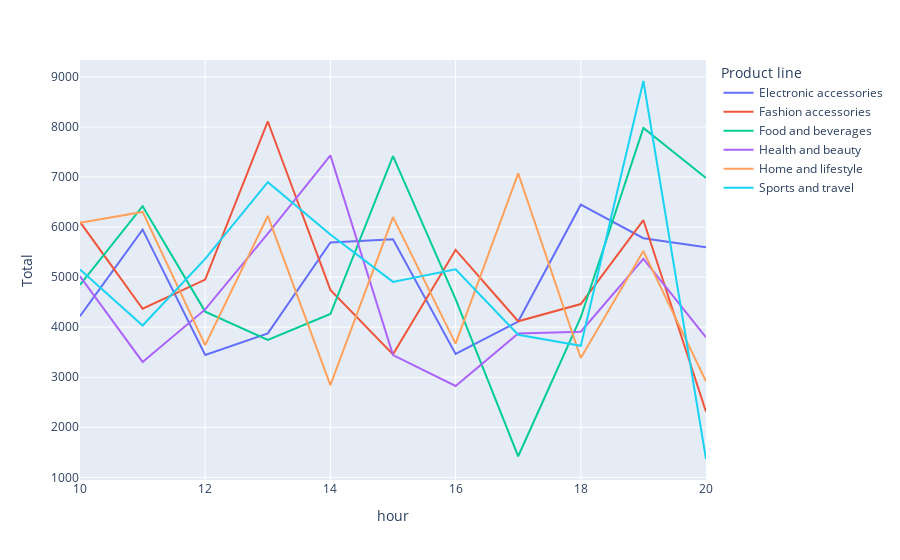

The notebook cell this image was saved under:
### Code cell
df_ = (
    df
    .groupby(['hour','Product line'],as_index=False)
    ['Total']
    .sum()
)
px.line(
    df_,
    x = 'hour',
    y = 'Total',
    color = 'Product line'
)

### Figure 1 — Plotly figure (JSON) as saved in the notebook; plotly's stock layout.template omitted (floating-point values rounded to 4 significant figures)
{"data": [{"hovertemplate": "Product line=Electronic accessories<br>hour=%{x}<br>Total=%{y}<extra></extra>", "legendgroup": "Electronic accessories", "line": {"color": "#636efa", "dash": "solid"}, "marker": {"symbol": "circle"}, "mode": "lines", "name": "Electronic accessories", "orientation": "v", "showlegend": true, "type": "scatter", "x": [10, 11, 12, 13, 14, 15, 16, 17, 18, 19, 20], "xaxis": "x", "y": [4218.0, 5950.0, 3443.0, 3877.0, 5694.0, 5757.0, 3466.0, 4112.0, 6447.0, 5777.0, 5597.0], "yaxis": "y"}, {"hovertemplate": "Product line=Fashion accessories<br>hour=%{x}<br>Total=%{y}<extra></extra>", "legendgroup": "Fashion accessories", "line": {"color": "#EF553B", "dash": "solid"}, "marker": {"symbol": "circle"}, "mode": "lines", "name": "Fashion accessories", "orientation": "v", "showlegend": true, "type": "scatter", "x": [10, 11, 12, 13, 14, 15, 16, 17, 18, 19, 20], "xaxis": "x", "y": [6103.0, 4369.0, 4951.0, 8109.0, 4745.0, 3457.0, 5545.0, 4118.0, 4462.0, 6137.0, 2310.0], "yaxis": "y"}, {"hovertemplate": "Product line=Food and beverages<br>hour=%{x}<br>Total=%{y}<extra></extra>", "legendgroup": "Food and beverages", "line": {"color": "#00cc96", "dash": "solid"}, "marker": {"symbol": "circle"}, "mode": "lines", "name": "Food and beverages", "orientation": "v", "showlegend": true, "type": "scatter", "x": [10, 11, 12, 13, 14, 15, 16, 17, 18, 19, 20], "xaxis": "x", "y": [4844.0, 6417.0, 4311.0, 3748.0, 4263.0, 7418.0, 4563.0, 1421.0, 4199.0, 7981.0, 6980.0], "yaxis": "y"}, {"hovertemplate": "Product line=Health and beauty<br>hour=%{x}<br>Total=%{y}<extra></extra>", "legendgroup": "Health and beauty", "line": {"color": "#ab63fa", "dash": "solid"}, "marker": {"symbol": "circle"}, "mode": "lines", "name": "Health and beauty", "orientation": "v", "showlegend": true, "type": "scatter", "x": [10, 11, 12, 13, 14, 15, 16, 17, 18, 19, 20], "xaxis": "x", "y": [5018.0, 3306.0, 4355.0, 5869.0, 7432.0, 3443.0, 2825.0, 3872.0, 3910.0, 5365.0, 3799.0], "yaxis": "y"}, {"hovertemplate": "Product line=Home and lifestyle<br>hour=%{x}<br>Total=%{y}<extra></extra>", "legendgroup": "Home and lifestyle", "line": {"color": "#FFA15A", "dash": "solid"}, "marker": {"symbol": "circle"}, "mode": "lines", "name": "Home and lifestyle", "orientation": "v", "showlegend": true, "type": "scatter", "x": [10, 11, 12, 13, 14, 15, 16, 17, 18, 19, 20], "xaxis": "x", "y": [6085.0, 6303.0, 3642.0, 6222.0, 2844.0, 6199.0, 3671.0, 7074.0, 3384.0, 5520.0, 2918.0], "yaxis": "y"}, {"hovertemplate": "Product line=Sports and travel<br>hour=%{x}<br>Total=%{y}<extra></extra>", "legendgroup": "Sports and travel", "line": {"color": "#19d3f3", "dash": "solid"}, "marker": {"symbol": "circle"}, "mode": "lines", "name": "Sports and travel", "orientation": "v", "showlegend": true, "type": "scatter", "x": [10, 11, 12, 13, 14, 15, 16, 17, 18, 19, 20], "xaxis": "x", "y": [5154.0, 4033.0, 5364.0, 6898.0, 5851.0, 4906.0, 5156.0, 3848.0, 3629.0, 8918.0, 1367.0], "yaxis": "y"}], "layout": {"legend": {"title": {"text": "Product line"}, "tracegroupgap": 0}, "margin": {"t": 60}, "xaxis": {"anchor": "y", "domain": [0, 1], "title": {"text": "hour"}}, "yaxis": {"anchor": "x", "domain": [0, 1], "title": {"text": "Total"}}}}
